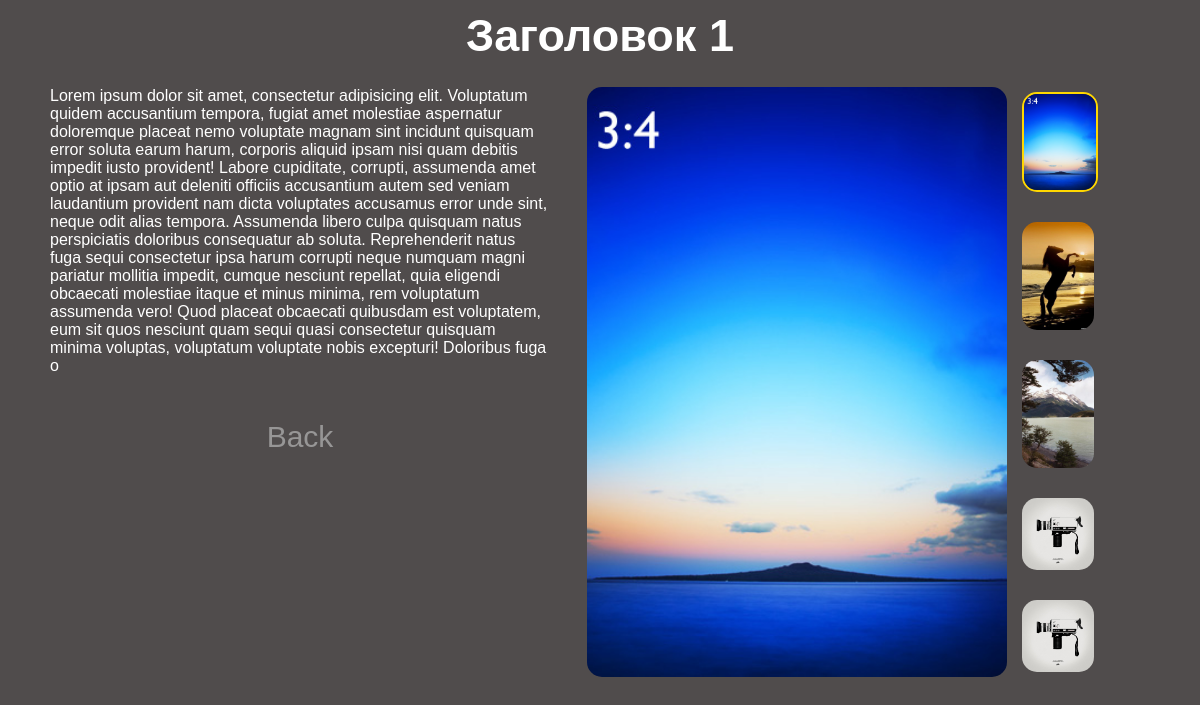
The app's page /posts/article/one/ with its own data.
### app/models.py (models this page shows, shortened)
class FM(models.Model):
    title = models.CharField(max_length=100, verbose_name='Заголовок')
    desc = models.CharField(max_length=1200, verbose_name='Описание')
    image1 = models.ImageField(upload_to='media/%Y/%m/%d', blank=True, verbose_name='Фото 1')
    image2 = models.ImageField(upload_to='media/%Y/%m/%d', blank=True, verbose_name='Фото 2')
    image3 = models.ImageField(upload_to='media/%Y/%m/%d', blank=True, verbose_name='Фото 3')
    image4 = models.ImageField(upload_to='media/%Y/%m/%d', blank=True, verbose_name='Фото 4')
    image5 = models.ImageField(upload_to='media/%Y/%m/%d', blank=True, verbose_name='Фото 5')
    slug = models.SlugField(unique=True, verbose_name='Адрес записи')
    is_pub = models.BooleanField(default=False, verbose_name='Опубликовано')
    class Meta:
        verbose_name_plural = 'Модель'

### app/views.py (the view)
# urls.py: path('posts/article/<slug:id_slug>/', article, name='article'),
def article(request, id_slug):
    post = get_object_or_404(FM, slug=id_slug)
    return render(request, 'app_temp/article.html', {
            'post': post,
            'id_slug': id_slug,
        })

### app/templates/app_temp/article.html (shortened to what this page needs)
{% extends 'app_temp/base.html' %}
{% block article %}
    {% if post.is_pub %}
        <h2>{{ post.title }}</h2>
        <div class="article_row">
            <div class="desc_column">
                <p class="description">{{ post.desc|safe }}</p>
                <a class="back_link" href="{% url 'posts' %}">Back</a>
            </div>
            <div class="images_row">
                {% if post.image1 %}
                    <img class="image image_one" src="{{ post.image1.url }}" alt="Post Image1">
                {% endif %}
                <div class="images_column">
                    {% if post.image1 %}
                        <img class="image image1" src="{{ post.image1.url }}" alt="Post Image1">
                    {% endif %}
                    {% if post.image2 %}
                        <img class="image image2" src="{{ post.image2.url }}" alt="Post Image2">
                    {% endif %}
                    {% if post.image3 %}
                        <img class="image image3" src="{{ post.image3.url }}" alt="Post Image3">
                    {% endif %}
                    {% if post.image4 %}
                        <img class="image image4" src="{{ post.image4.url }}" alt="Post Image4">
                    {% endif %}
                    {% if post.image5 %}
                        <img class="image image5" src="{{ post.image5.url }}" alt="Post Image5">
                    {% endif %}
                </div>
            </div>
        </div>
    {% endif %}
{% endblock article %}

### app/static/app_static/css/style.css (style rules this page uses)
body { background-color: rgb(80, 76, 76); }
h1, h2 { display: block; width: fit-content; margin: 10px auto; font-family: sans-serif; font-size: 45px; color: white; }
.images_column { display: flex; flex-direction: column; justify-content: center; }

### app/static/app_static/css/article.css (style rules this page uses)
.article_row { display: flex; flex-direction: row; justify-content: space-around; width: 1100px; margin: 0 auto; }
.desc_column { display: flex; flex-direction: column; }
.description { display: block; max-width: 500px; min-width: 200px; text-align: left; margin: 15px auto; font-family: sans-serif; color: white; }
.back_link { text-decoration: none; color: rgb(151, 150, 150); display: block; width: fit-content; margin: 30px auto; font-family: sans-serif; font-size: 30px; }
.images_row { display: flex; flex-direction: row; margin: 0 auto; width: fit-content; }
.image { display: block; width: 72px; margin: 15px; margin-left: 0; border-radius: 15px; cursor: pointer; }
.image_one { object-fit: cover; overflow: hidden; min-width: 420px; max-width: 480px; height: 590px; }
.image1 { border: 2px solid gold; }

### records on screen
FM: title "Заголовок 1", desc "Lorem ipsum dolor sit amet, consectetur adipisicing elit. Voluptatum quidem accusantium tempora, fugiat amet molestiae aspernatur doloremque placeat nemo voluptate magnam sint incidunt quisquam error soluta earum harum, corporis aliquid ipsam nisi quam debitis impedit iusto provident! Labore cupiditate, corrupti, assumenda amet optio at ipsam aut deleniti officiis accusantium autem sed veniam laudantium provident nam dicta voluptates accusamus error unde sint, neque odit alias tempora. Assumenda libero culpa quisquam natus perspiciatis doloribus consequatur ab soluta. Reprehenderit natus fuga sequi consectetur ipsa harum corrupti neque numquam magni pariatur mollitia impedit, cumque…", image1 (picture), image2 (picture), image3 (picture), image4 (picture), image5 (picture)
